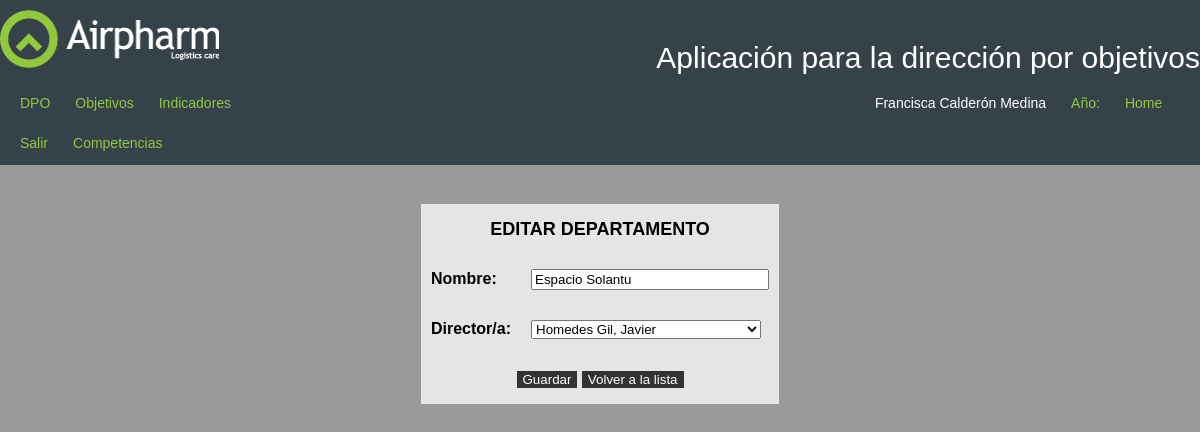
Screenshot of /httpdocs/administracion/departamentos/edit.php?dep_id=56 (signed in) with the database file from the repository.
### tables this page shows
CREATE TABLE `departamentos` (
  `dep_id` int(11) NOT NULL,
  `dep_nombre` varchar(200) DEFAULT NULL COMMENT 'Nombre del departamento',
  `dep_director_id` int(11) DEFAULT NULL
);

CREATE TABLE `usuarios` (
  `usr_id` int(10) UNSIGNED NOT NULL,
  `usr_dni` varchar(10) NOT NULL,
  `usr_nombre` varchar(200) NOT NULL,
  `usr_apellidos` varchar(200) NOT NULL,
  `usr_email2` varchar(200) NOT NULL,
  `usr_email` varchar(200) NOT NULL,
  `usr_password` char(32) NOT NULL,
  `usr_perfil` enum('Director General','Administrador','Director RRHH','Usuario') NOT NULL,
  `usr_dep_id` int(10) UNSIGNED NOT NULL,
  `usr_baja` tinyint(10) NOT NULL,
  `usr_cen_id` int(10) UNSIGNED NOT NULL,
  `usr_superior_id` int(11) NOT NULL,
  `usr_categoria` enum('Dirección','Colaborador','Mando intermedio') NOT NULL,
  `usr_login` varchar(255) NOT NULL,
  `usr_acc_dpo` tinyint(4) NOT NULL,
  `usr_acc_com` tinyint(4) NOT NULL,
  `usr_flogin` tinyint(1) NOT NULL DEFAULT '1'
);

### httpdocs/administracion/departamentos/edit.php (the view, shortened to what this page needs)
<?php session_start();
include("../../cabecera.php");
$dep_id=$_GET['dep_id'];
$query="SELECT * FROM departamentos WHERE dep_id=".$dep_id;
$result=mysql_query($query) or die("No se puede ejecutar la sentencia: ".$query);
$row=mysql_fetch_array($result);
$query_usr="SELECT * FROM usuarios ORDER BY usr_apellidos ASC";
$result_usr=mysql_query($query_usr) or die ("No se puede ejecutar la sentencia: ".$query_usr);
?>
<link href="/css/style.css" rel="stylesheet" type="text/css">
<div id="content">
<div style="width:100%;">
<center>   <form action="modify.php" method="post" onSubmit="return Valida(this);" style="text-align:-moz-center;">
    <table align="center" class="tabla_introduccion">
      <tr>
        <td colspan="2" class="titulo negrita">EDITAR DEPARTAMENTO</td>
      </tr>
      <tr>
        <td class="titulos_campos"> Nombre: </td>
        <td><input name="dep_nombre" type="text" class="campo-largo"  required="required" value="<?php echo utf8_encode($row['dep_nombre']);?>">
        </td>
      </tr>
      <tr>
        <td class="titulos_campos"> Director/a: </td>
        <td><select name="dep_director_id" class="campo-largo">
        <?php while($row_usr=mysql_fetch_array($result_usr)){?>
        <option value="<?php echo $row_usr['usr_id'];?>" <?php if($row_usr['usr_id']==$row['dep_director_id']){?>selected="selected"<?php }?>><?php echo utf8_encode($row_usr['usr_apellidos'].", ".$row_usr['usr_nombre']);?></option>
        <?php }?>
        </select>
        </td>
      <tr>
        <td colspan="2" align="center"><input type="submit" value="Guardar" class="boton-crear">&nbsp;<input type="button" value="Volver a la lista" class="boton-crear" onClick="document.location.href = 'index.php'"></td>
      </tr>
    </table>
  </form></center>
  </div>
</div>
</body></html>

### httpdocs/css/style.css (style rules this page uses)
html, body, div, span, applet, object, iframe, h1, h2, h3, h4, h5, h6, p, blockquote, pre, a, abbr, acronym, address, big, cite, code, del, dfn, em, img, ins, kbd, q, s, samp, small, strike, strong, sub, sup, tt, var, b, u, i, center, dl, dt, dd, ol, ul, li, fieldset, form, label, legend, table, caption, tbody, tfoot, thead, tr, th, td, article, aside, canvas, details, embed, figure, figcaption, footer, header, hgroup, menu, nav, output, ruby, section, summary, time, mark, audio, video { border: 0 none; font-family: Arial; font-size: 100%; margin: 0; padding: 0; vertical-align: baseline; }
body { line-height: 30px; background-color:#999999; }
table { border-spacing: 0; }
header, div { overflow: auto; padding-bottom: 1px; }
header div, #content, footer div { clear: both; margin: 0 auto; width: 1200px; }
.negrita { font-weight: bold; }
#content { min-height: 150px; padding: 16px 0; }
.titulo { font-size:18px; text-align:center; }
.tabla_introduccion { background-color:#e7e5e3; margin-top:20px; }
.tabla_introduccion td { padding:10px; }
.campo-largo { width: 230px; }
.boton-crear { background-color: #333333; color: #FFFFFF; border:none; cursor:pointer; }
.titulos_campos { font-weight:bold; }

### rows the page displays
departamentos: dep_nombre "Espacio Solantu", dep_director_id "Homedes Gil, Javier"

### other values shown
$_SESSION['usr_nombre'] "Francisca"
$_SESSION['usr_apellidos'] "Calderón Medina"
